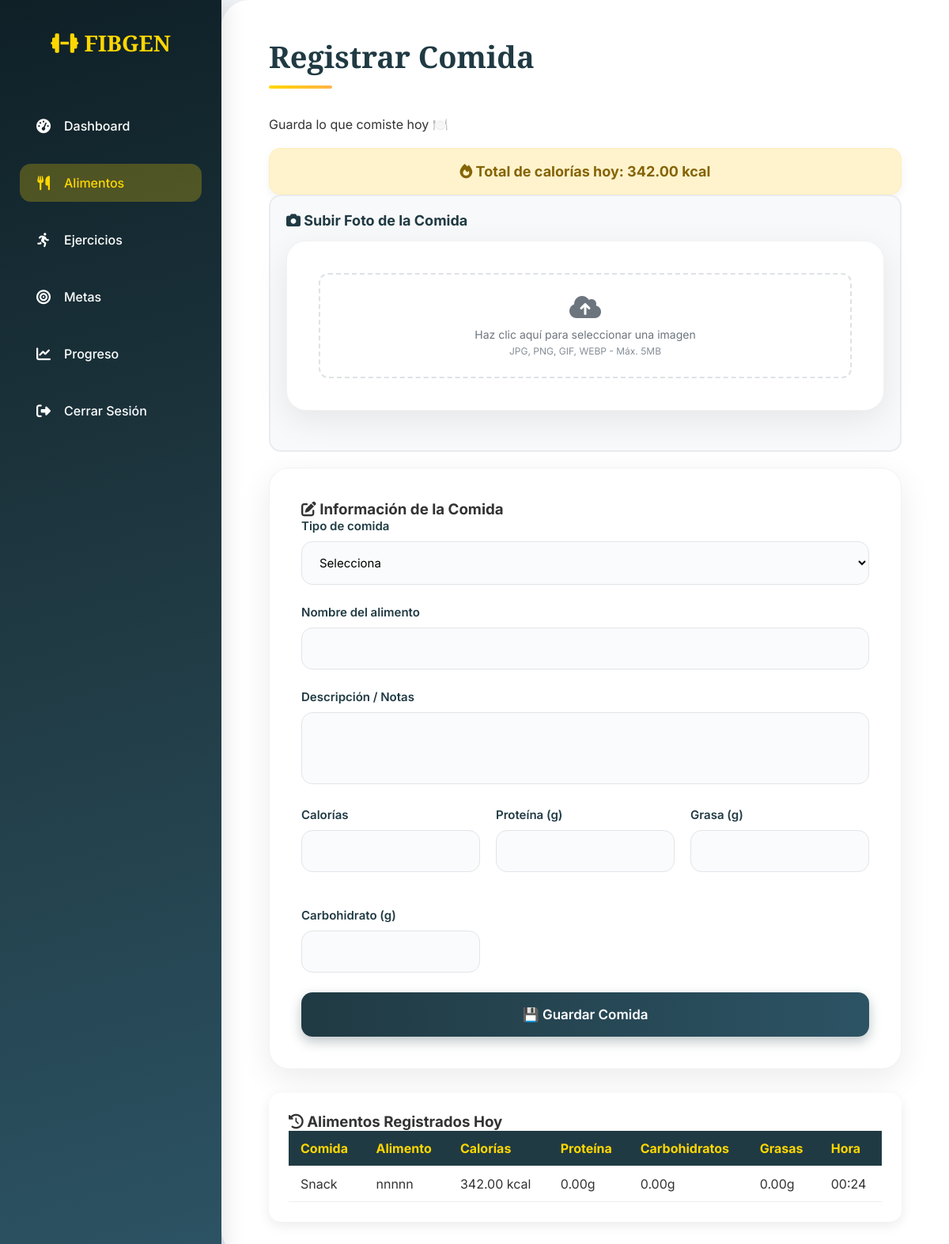
Page /alimentos.php (signed in) on the committed database.
### tables this page shows
CREATE TABLE `registro_comidas` (
  `id` int(11) NOT NULL,
  `usuario_id` int(11) DEFAULT NULL,
  `comida` enum('Desayuno','Almuerzo','Merienda','Cena','Snack') DEFAULT NULL,
  `nombre_alimento` varchar(255) NOT NULL,
  `descripcion` text DEFAULT NULL,
  `calorias` decimal(8,2) DEFAULT NULL,
  `proteina` decimal(8,2) DEFAULT NULL,
  `grasa` decimal(8,2) DEFAULT NULL,
  `carbohidrato` decimal(8,2) DEFAULT NULL,
  `imagen` varchar(255) DEFAULT NULL,
  `fecha_registro` datetime DEFAULT current_timestamp()
);

### db.php (called while the page is built, shortened)
<?php
function obtenerTotalCalorias($conn, $usuario_id) {
    $sql = "SELECT SUM(calorias) AS total_calorias
            FROM registro_comidas
            WHERE usuario_id = ? AND DATE(fecha_registro) = CURDATE()";
    $stmt = $conn->prepare($sql);
    $stmt->bind_param("i", $usuario_id);
    $stmt->execute();
    $result = $stmt->get_result()->fetch_assoc();
    return $result['total_calorias'] ?? 0;
}
?>

### alimentos.php (the view, shortened to what this page needs)
<?php
include 'db.php';
$usuario_id = $_SESSION['usuario_id'];
$total_calorias = obtenerTotalCalorias($conn, $usuario_id);
$alimentos_hoy = $conn->query("
    SELECT * FROM registro_comidas
    WHERE usuario_id = '$usuario_id' AND DATE(fecha_registro) = CURDATE()
    ORDER BY fecha_registro DESC
");
?>
<!DOCTYPE html>
<html lang="es">
<head>
<link rel="stylesheet" href="https://cdnjs.cloudflare.com/ajax/libs/font-awesome/6.4.0/css/all.min.css"/>
</head>
<body>
<div class="sidebar">
    <h2><i class="fas fa-dumbbell"></i> FIBGEN</h2>
    <a href="dashboard.php"><i class="fas fa-tachometer-alt"></i> Dashboard</a>
    <a href="alimentos.php" class="active"><i class="fas fa-utensils"></i> Alimentos</a>
    <a href="ejercicios.php"><i class="fas fa-running"></i> Ejercicios</a>
    <a href="metas.php"><i class="fas fa-bullseye"></i> Metas</a>
    <a href="progreso.php"><i class="fas fa-chart-line"></i> Progreso</a>
    <a href="logout.php"><i class="fas fa-sign-out-alt"></i> Cerrar Sesión</a>
</div>
<div class="main-content">
    <h1>Registrar Comida</h1>
    <p>Guarda lo que comiste hoy 🍽️</p>
    <div class="mensaje total-calorias">
        <i class="fas fa-fire"></i> Total de calorías hoy: <?php echo $total_calorias; ?> kcal
    </div>
    <div class="upload-simple">
        <h3 style="margin-bottom: 15px; font-size: 18px; color: #203A43;">
            <i class="fas fa-camera"></i> Subir Foto de la Comida
        </h3>
        <form method="POST" action="" enctype="multipart/form-data" id="imagenForm">
            <div class="upload-area" id="uploadArea">
                <i class="fas fa-cloud-upload-alt" style="font-size: 32px; color: #6c757d; margin-bottom: 10px;"></i>
                <p style="color: #6c757d; font-size: 14px; margin: 0;">
                    Haz clic aquí para seleccionar una imagen
                </p>
                <p style="color: #868e96; font-size: 12px; margin-top: 5px;">
                    JPG, PNG, GIF, WEBP - Máx. 5MB
                </p>
            </div>
        </form>
    </div>
    <form method="POST" action="" id="comidaForm">
        <h3><i class="fas fa-edit"></i> Información de la Comida</h3>
        <div class="form-group">
            <label for="comida">Tipo de comida</label>
            <select name="comida" id="comida" required>
                <option value="">Selecciona</option>
            </select>
        </div>
        <div class="form-group">
            <label for="nombre_alimento">Nombre del alimento</label>
            <input type="text" name="nombre_alimento" id="nombre_alimento" required
                   value="<?php echo isset($_POST['nombre_alimento']) ? htmlspecialchars($_POST['nombre_alimento']) : ''; ?>">
        </div>
        <div class="form-group">
            <label for="descripcion">Descripción / Notas</label>
            <textarea name="descripcion" id="descripcion" rows="3"><?php echo isset($_POST['descripcion']) ? htmlspecialchars($_POST['descripcion']) : ''; ?></textarea>
        </div>
        <div class="form-grid">
            <div class="form-group">
                <label for="calorias">Calorías</label>
                <input type="number" name="calorias" id="calorias" step="0.1" min="0"
                       value="<?php echo isset($_POST['calorias']) ? $_POST['calorias'] : ''; ?>">
            </div>
            <div class="form-group">
                <label for="proteina">Proteína (g)</label>
                <input type="number" name="proteina" id="proteina" step="0.1" min="0"
                       value="<?php echo isset($_POST['proteina']) ? $_POST['proteina'] : ''; ?>">
            </div>
            <div class="form-group">
                <label for="grasa">Grasa (g)</label>
                <input type="number" name="grasa" id="grasa" step="0.1" min="0"
                       value="<?php echo isset($_POST['grasa']) ? $_POST['grasa'] : ''; ?>">
            </div>
            <div class="form-group">
                <label for="carbohidrato">Carbohidrato (g)</label>
                <input type="number" name="carbohidrato" id="carbohidrato" step="0.1" min="0"
                       value="<?php echo isset($_POST['carbohidrato']) ? $_POST['carbohidrato'] : ''; ?>">
            </div>
        </div>
        <button type="submit">💾 Guardar Comida</button>
    </form>
    <div class="table-container">
        <h3><i class="fas fa-history"></i> Alimentos Registrados Hoy</h3>
        <?php if($alimentos_hoy && $alimentos_hoy->num_rows > 0): ?>
            <table>
                <thead>
                    <tr>
                        <th>Comida</th>
                        <th>Alimento</th>
                        <th>Calorías</th>
                        <th>Proteína</th>
                        <th>Carbohidratos</th>
                        <th>Grasas</th>
                        <th>Hora</th>
                    </tr>
                </thead>
                <tbody>
                    <?php while($alimento = $alimentos_hoy->fetch_assoc()): ?>
                        <tr>
                            <td><?php echo htmlspecialchars($alimento['comida']); ?></td>
                            <td><?php echo htmlspecialchars($alimento['nombre_alimento']); ?></td>
                            <td><?php echo $alimento['calorias']; ?> kcal</td>
                            <td><?php echo $alimento['proteina']; ?>g</td>
                            <td><?php echo $alimento['carbohidrato']; ?>g</td>
                            <td><?php echo $alimento['grasa']; ?>g</td>
                            <td><?php echo date('H:i', strtotime($alimento['fecha_registro'])); ?></td>
                        </tr>
                    <?php endwhile; ?>
                </tbody>
            </table>
        <?php else: ?>
            <p>No hay alimentos registrados para hoy.</p>
        <?php endif; ?>
    </div>
</div>
</body>
</html>

### alimentos.php (style rules this page uses)
* { margin:0;padding:0;box-sizing:border-box;font-family:'Inter',sans-serif; }
body { display:flex; min-height:100vh; background:linear-gradient(135deg,#f5f7fa 0%,#e4edf5 100%); color:#333; }
.sidebar { width:280px; background:linear-gradient(165deg,#0F2027,#203A43,#2C5364); color:#fff; display:flex; flex-direction:column; padding:35px 25px; box-shadow:5px 0 25px rgba(0,0,0,0.1); z-index:10; }
.sidebar h2 { font-size:28px; color:#FFD700; margin-bottom:50px; text-align:center; font-family:'Playfair Display',serif; }
.sidebar a { color:#fff; text-decoration:none; margin:12px 0; font-size:16px; display:flex; align-items:center; padding:14px 18px; border-radius:14px; transition:0.3s; font-weight:500; }
.sidebar a i { margin-right:14px;font-size:18px;width:24px;text-align:center; }
.sidebar a.active { background:rgba(255,215,0,0.25);color:#FFD700; }
.main-content { flex:1; padding:45px 60px; background:#fff; border-top-left-radius:35px; border-bottom-left-radius:35px; overflow-y:auto; box-shadow:-5px 0 25px rgba(0,0,0,0.05); }
.main-content h1 { font-size:38px; color:#203A43; font-weight:700; margin-bottom:35px; font-family:'Playfair Display',serif; position:relative; padding-bottom:15px; }
.main-content h1::after { content:''; position:absolute; bottom:0; left:0; width:80px; height:4px; background:linear-gradient(90deg,#FFD700,#FFB347); border-radius:2px; }
form { background:#fff; padding:40px; border-radius:25px; box-shadow:0 12px 40px rgba(0,0,0,0.08); width:100%; border:1px solid rgba(0,0,0,0.05); margin-bottom:30px; }
.form-group { margin-bottom:25px; }
label { font-weight:600;color:#203A43;display:block;margin-bottom:10px;font-size:15px; }
input,select,textarea { width:100%; padding:16px 18px; border-radius:14px; border:1.5px solid #e1e5e9; font-size:15px; transition:all 0.3s; background:#fafbfc; }
textarea { resize:none; }
button { background:linear-gradient(90deg,#203A43,#2C5364); color:#fff; border:none; padding:18px; width:100%; border-radius:14px; cursor:pointer; font-size:17px; font-weight:600; transition:0.3s; box-shadow:0 6px 15px rgba(32,58,67,0.3); }
.mensaje { margin-top:25px; padding:18px 20px; font-weight:600; text-align:center; border-radius:14px; font-size:16px; background:#d4edda; color:#155724; border:1px solid #c3e6cb; box-shadow:0 4px 12px rgba(0,0,0,0.05); }
.mensaje.total-calorias { background:#fff3cd; color:#856404; border:1px solid #ffeeba; margin-top:20px; font-size:18px; font-weight:700; box-shadow:0 4px 12px rgba(0,0,0,0.05); padding:18px 20px; border-radius:14px; text-align:center; }
.form-grid { display:grid; grid-template-columns:repeat(auto-fit,minmax(220px,1fr)); gap:20px; }
.table-container { background: #fff; padding: 25px; border-radius: 15px; box-shadow: 0 5px 15px rgba(0,0,0,0.08); margin-top: 30px; }
table { width: 100%; border-collapse: collapse; }
table th, table td { padding: 12px 15px; text-align: left; border-bottom: 1px solid #eee; }
table th { background: #203A43; color: #FFD700; }
.upload-simple { background: #f8f9fa; padding: 20px; border-radius: 15px; margin-bottom: 20px; border: 2px solid #e9ecef; }
.upload-area { border: 2px dashed #dee2e6; border-radius: 12px; padding: 25px; text-align: center; cursor: pointer; transition: all 0.3s; background: #fff; }

### rows in the picture
registro_comidas: comida "Snack", nombre_alimento "nnnnn", calorias "342.00", proteina "0.00", carbohidrato "0.00", grasa "0.00", fecha_registro "00:24"

### other values in the picture
$total_calorias "342.00"
